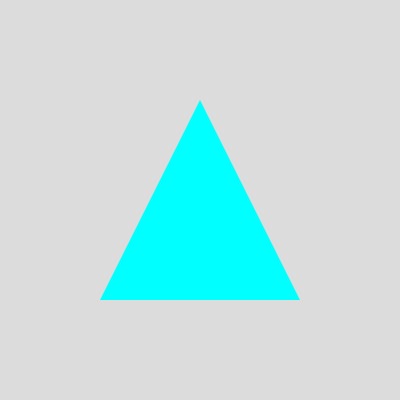
Frame 1 (no input)
Frame 60 (no input): identical to frame 1, image omitted
Frame 120 (the mouse pressed at the canvas centre since frame 60): identical to frame 1, image omitted

The p5.js sketch that drew this single still picture (run headless with seeded random() and noise() and a simulated clock; from frame 60 on, the mouse is pressed at the canvas centre):

// p5.js sketch
// ── sketch.js
function setup() {
  createCanvas(400, 400);
}

function draw() {
  background(220);

  noStroke();
  fill(0, 255, 255);

  beginShape();
  vertex(200, 100);
  vertex(100, 300);
  vertex(300, 300);
  endShape(CLOSE);
}
